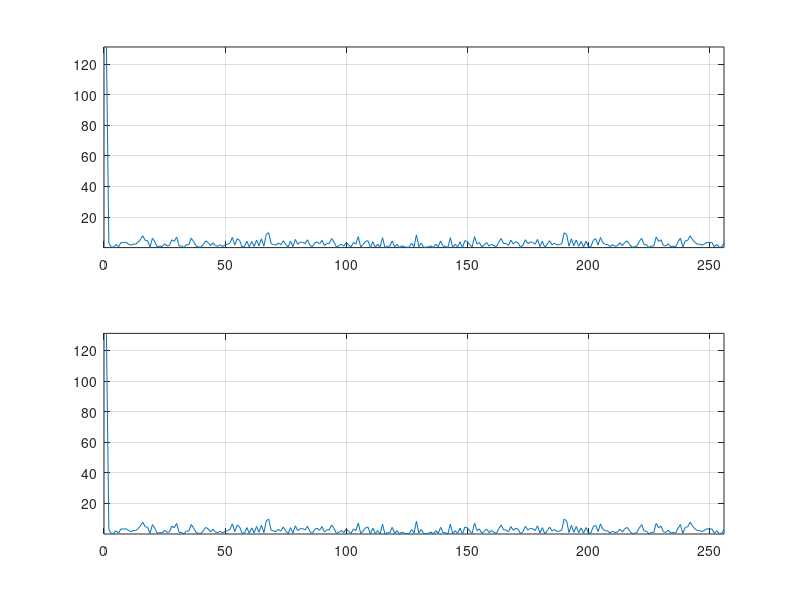

MATLAB code to generate this figure:
function rot2511
% Checking that the DFT of the even part of x(n) is the
% even part of the DFT of x(n)
clc;clear;close all;
xn=rand(1,256); % Creating xn
xnf=[xn(1),xn(end:-1:2)]; % folding of xn
xne=0.5*(xn+xnf); % the even part of xn
Xnef=fft(xne,256);% the DFT of the even part of xn
Xnf=fft(xn,256);% the DFT of xn
Xnff=[Xnf(1),Xnf(end:-1:2)]; % folding of the DFT of xn
Xnfe=0.5*(Xnf+Xnff);
figure(1);
subplot(211);
plot(abs(Xnef));axis([0,length(Xnef),min(abs(Xnef)),max(abs(Xnef))]);
grid;
subplot(212);
plot(abs(Xnfe));axis([0 length(Xnfe) min(abs(Xnfe)) max(abs(Xnfe))]);
grid;